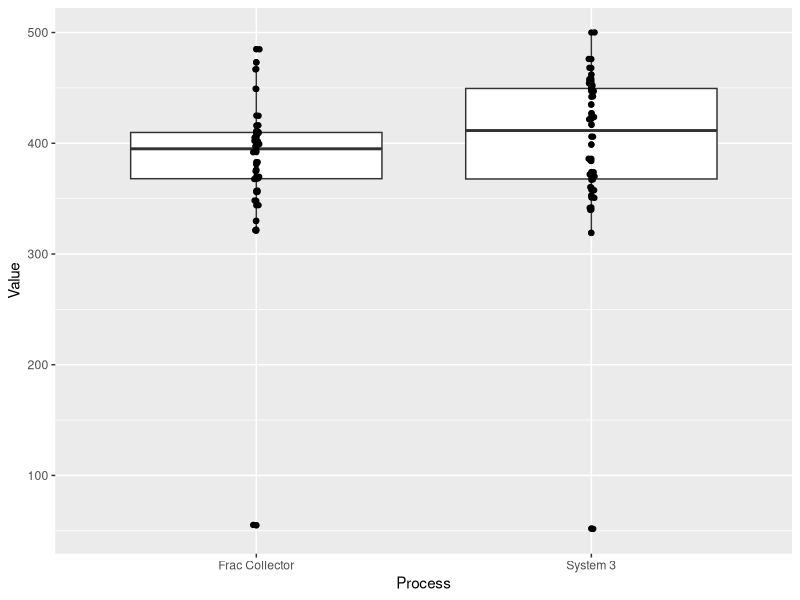

Reproduce this figure in R.
library(ggplot2)
mydata <- read.csv("Fraction2.csv", header = TRUE)
ggplot(mydata, aes(x=Process, y=Value)) +  
  geom_boxplot() + 
  geom_point() +
  geom_jitter(position = position_jitter(width = 0.01))
